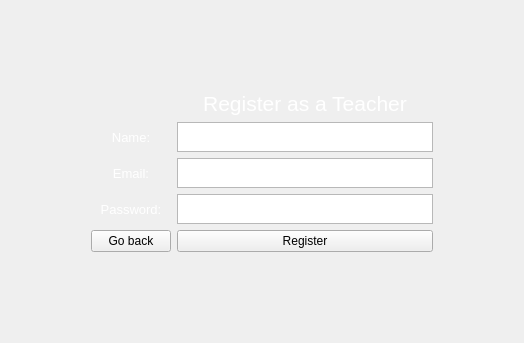
     <widget class="QWidget" name="teacherReg">
      <layout class="QGridLayout" name="gridLayout_29">
       <item row="3" column="2">
        <widget class="QTextEdit" name="teachEmailTE">
         <property name="maximumSize">
          <size>
           <width>16777215</width>
           <height>30</height>
          </size>
         </property>
         <property name="styleSheet">
          <string notr="true">color: white;</string>
         </property>
         <property name="html">
          <string>&lt;!DOCTYPE HTML PUBLIC &quot;-//W3C//DTD HTML 4.0//EN&quot; &quot;http://www.w3.org/TR/REC-html40/strict.dtd&quot;&gt;
&lt;html&gt;&lt;head&gt;&lt;meta name=&quot;qrichtext&quot; content=&quot;1&quot; /&gt;&lt;meta charset=&quot;utf-8&quot; /&gt;&lt;style type=&quot;text/css&quot;&gt;
p, li { white-space: pre-wrap; }
hr { height: 1px; border-width: 0; }
li.unchecked::marker { content: &quot;\2610&quot;; }
li.checked::marker { content: &quot;\2612&quot;; }
&lt;/style&gt;&lt;/head&gt;&lt;body style=&quot; font-family:'Segoe UI'; font-size:9pt; font-weight:400; font-style:normal;&quot;&gt;
&lt;p style=&quot;-qt-paragraph-type:empty; margin-top:0px; margin-bottom:0px; margin-left:0px; margin-right:0px; -qt-block-indent:0; text-indent:0px;&quot;&gt;&lt;br /&gt;&lt;/p&gt;&lt;/body&gt;&lt;/html&gt;</string>
         </property>
        </widget>
       </item>
       <item row="1" column="2">
        <widget class="QLabel" name="label_12">
         <property name="maximumSize">
          <size>
           <width>16777215</width>
           <height>50</height>
          </size>
         </property>
         <property name="font">
          <font>
           <family>Segoe UI</family>
           <pointsize>16</pointsize>
           <bold>false</bold>
          </font>
         </property>
         <property name="styleSheet">
          <string notr="true">color: white;</string>
         </property>
         <property name="text">
          <string>Register as a Teacher</string>
         </property>
         <property name="alignment">
          <set>Qt::AlignmentFlag::AlignCenter</set>
         </property>
        </widget>
       </item>
       <item row="5" column="2">
        <widget class="QPushButton" name="registerTeacherBtn">
         <property name="text">
          <string>Register</string>
         </property>
        </widget>
       </item>
       <item row="2" column="2">
        <widget class="QTextEdit" name="teachNameTE">
         <property name="maximumSize">
          <size>
           <width>16777215</width>
           <height>30</height>
          </size>
         </property>
         <property name="styleSheet">
          <string notr="true">color: white;</string>
         </property>
         <property name="html">
          <string>&lt;!DOCTYPE HTML PUBLIC &quot;-//W3C//DTD HTML 4.0//EN&quot; &quot;http://www.w3.org/TR/REC-html40/strict.dtd&quot;&gt;
&lt;html&gt;&lt;head&gt;&lt;meta name=&quot;qrichtext&quot; content=&quot;1&quot; /&gt;&lt;meta charset=&quot;utf-8&quot; /&gt;&lt;style type=&quot;text/css&quot;&gt;
p, li { white-space: pre-wrap; }
hr { height: 1px; border-width: 0; }
li.unchecked::marker { content: &quot;\2610&quot;; }
li.checked::marker { content: &quot;\2612&quot;; }
&lt;/style&gt;&lt;/head&gt;&lt;body style=&quot; font-family:'Segoe UI'; font-size:9pt; font-weight:400; font-style:normal;&quot;&gt;
&lt;p style=&quot;-qt-paragraph-type:empty; margin-top:0px; margin-bottom:0px; margin-left:0px; margin-right:0px; -qt-block-indent:0; text-indent:0px;&quot;&gt;&lt;br /&gt;&lt;/p&gt;&lt;/body&gt;&lt;/html&gt;</string>
         </property>
        </widget>
       </item>
       <item row="3" column="3">
        <spacer name="horizontalSpacer_8">
         <property name="orientation">
          <enum>Qt::Orientation::Horizontal</enum>
         </property>
         <property name="sizeType">
          <enum>QSizePolicy::Policy::Expanding</enum>
         </property>
         <property name="sizeHint" stdset="0">
          <size>
           <width>80</width>
           <height>20</height>
          </size>
         </property>
        </spacer>
       </item>
       <item row="3" column="0">
        <spacer name="horizontalSpacer_7">
         <property name="orientation">
          <enum>Qt::Orientation::Horizontal</enum>
         </property>
         <property name="sizeType">
          <enum>QSizePolicy::Policy::Expanding</enum>
         </property>
         <property name="sizeHint" stdset="0">
          <size>
           <width>80</width>
           <height>20</height>
          </size>
         </property>
        </spacer>
       </item>
       <item row="3" column="1">
        <widget class="QLabel" name="label_10">
         <property name="font">
          <font>
           <pointsize>10</pointsize>
          </font>
         </property>
         <property name="styleSheet">
          <string notr="true">color: white;</string>
         </property>
         <property name="text">
          <string>Email:</string>
         </property>
         <property name="alignment">
          <set>Qt::AlignmentFlag::AlignCenter</set>
         </property>
        </widget>
       </item>
       <item row="2" column="1">
        <widget class="QLabel" name="label_9">
         <property name="font">
          <font>
           <pointsize>10</pointsize>
          </font>
         </property>
         <property name="styleSheet">
          <string notr="true">color: white;</string>
         </property>
         <property name="text">
          <string>Name:</string>
         </property>
         <property name="alignment">
          <set>Qt::AlignmentFlag::AlignCenter</set>
         </property>
        </widget>
       </item>
       <item row="4" column="2">
        <widget class="QTextEdit" name="teachPwTE">
         <property name="maximumSize">
          <size>
           <width>16777215</width>
           <height>30</height>
          </size>
         </property>
         <property name="styleSheet">
          <string notr="true">color: white;</string>
         </property>
         <property name="html">
          <string>&lt;!DOCTYPE HTML PUBLIC &quot;-//W3C//DTD HTML 4.0//EN&quot; &quot;http://www.w3.org/TR/REC-html40/strict.dtd&quot;&gt;
&lt;html&gt;&lt;head&gt;&lt;meta name=&quot;qrichtext&quot; content=&quot;1&quot; /&gt;&lt;meta charset=&quot;utf-8&quot; /&gt;&lt;style type=&quot;text/css&quot;&gt;
p, li { white-space: pre-wrap; }
hr { height: 1px; border-width: 0; }
li.unchecked::marker { content: &quot;\2610&quot;; }
li.checked::marker { content: &quot;\2612&quot;; }
&lt;/style&gt;&lt;/head&gt;&lt;body style=&quot; font-family:'Segoe UI'; font-size:9pt; font-weight:400; font-style:normal;&quot;&gt;
&lt;p style=&quot;-qt-paragraph-type:empty; margin-top:0px; margin-bottom:0px; margin-left:0px; margin-right:0px; -qt-block-indent:0; text-indent:0px;&quot;&gt;&lt;br /&gt;&lt;/p&gt;&lt;/body&gt;&lt;/html&gt;</string>
         </property>
        </widget>
       </item>
       <item row="4" column="1">
        <widget class="QLabel" name="label_11">
         <property name="font">
          <font>
           <pointsize>10</pointsize>
          </font>
         </property>
         <property name="styleSheet">
          <string notr="true">color: white;</string>
         </property>
         <property name="text">
          <string>Password:</string>
         </property>
         <property name="alignment">
          <set>Qt::AlignmentFlag::AlignCenter</set>
         </property>
        </widget>
       </item>
       <item row="6" column="2">
        <spacer name="verticalSpacer_4">
         <property name="orientation">
          <enum>Qt::Orientation::Vertical</enum>
         </property>
         <property name="sizeType">
          <enum>QSizePolicy::Policy::Maximum</enum>
         </property>
         <property name="sizeHint" stdset="0">
          <size>
           <width>20</width>
           <height>80</height>
          </size>
         </property>
        </spacer>
       </item>
       <item row="0" column="2">
        <spacer name="verticalSpacer_8">
         <property name="orientation">
          <enum>Qt::Orientation::Vertical</enum>
         </property>
         <property name="sizeType">
          <enum>QSizePolicy::Policy::Maximum</enum>
         </property>
         <property name="sizeHint" stdset="0">
          <size>
           <width>20</width>
           <height>80</height>
          </size>
         </property>
        </spacer>
       </item>
       <item row="5" column="1">
        <widget class="QPushButton" name="backButton_3">
         <property name="text">
          <string>Go back</string>
         </property>
        </widget>
       </item>
      </layout>
     </widget>
